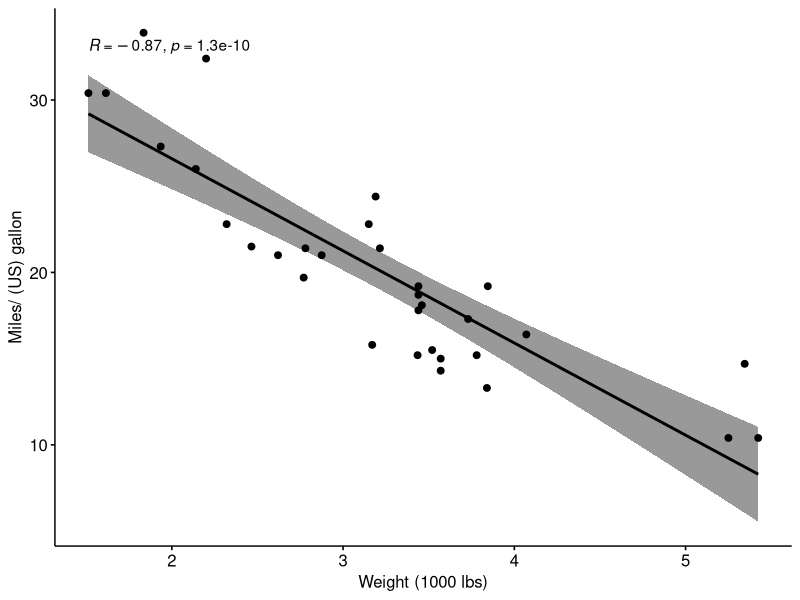
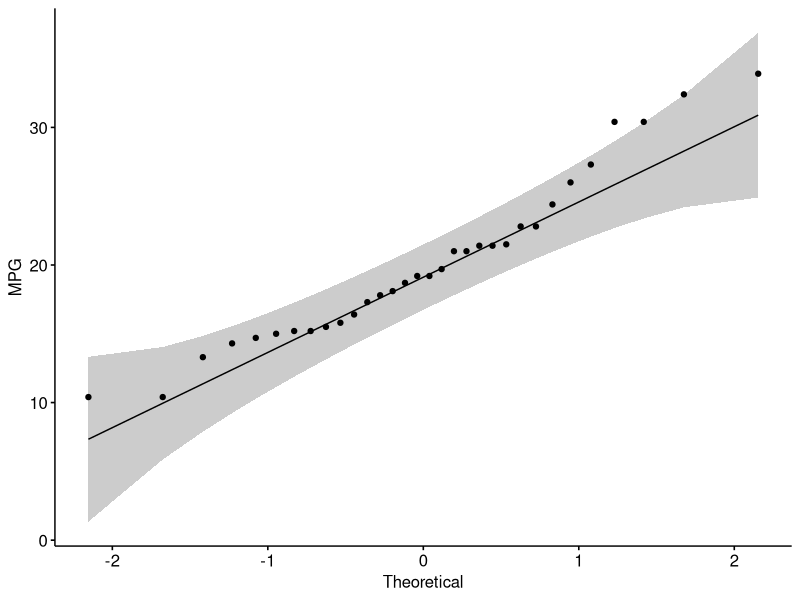
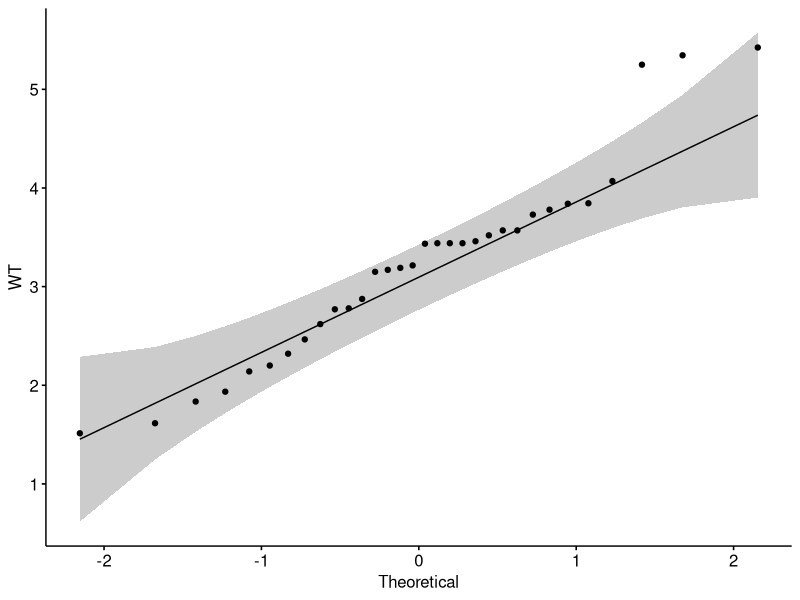

These charts were generated, in order, by the following R code:
## ---- chunk 1
library(ggpubr)
## ---- chunk 2
head(mtcars)
## ---- chunk 3
library(ggpubr)

my_data <- mtcars
my_data$cyl <- factor(my_data$cyl)
str(my_data)

ggscatter(my_data, x = "wt", y = "mpg",
          add = "reg.line", conf.int = TRUE,
          cor.coef = TRUE, cor.method = "pearson",
          xlab = "Weight (1000 lbs)", ylab = "Miles/ (US) gallon")
## ---- chunk 4
# Shapiro-Wilk normality test for mpg
shapiro.test(my_data$mpg) # => p = 0.1229

# Shapiro-Wilk normality test for wt
shapiro.test(my_data$wt) # => p = 0.09
## ---- chunk 5
library("ggpubr")
# Check for the normality of "mpg""
ggqqplot(my_data$mpg, ylab = "MPG")

# Check for the normality of "wt""
ggqqplot(my_data$wt, ylab = "WT")
## ---- chunk 6
res <- cor.test(my_data$wt, my_data$mpg, method = "pearson")
res
## ---- chunk 7
str(res)
## ---- chunk 8
# Extract the p.value
res$p.value

# Extract the correlation coefficient
res$estimate
## ---- chunk 9
res2 <- cor.test(my_data$mpg, my_data$wt, method = "kendall")

res2
## ---- chunk 10
res3 <- cor.test(my_data$wt, my_data$mpg, method = "spearman")

res3
